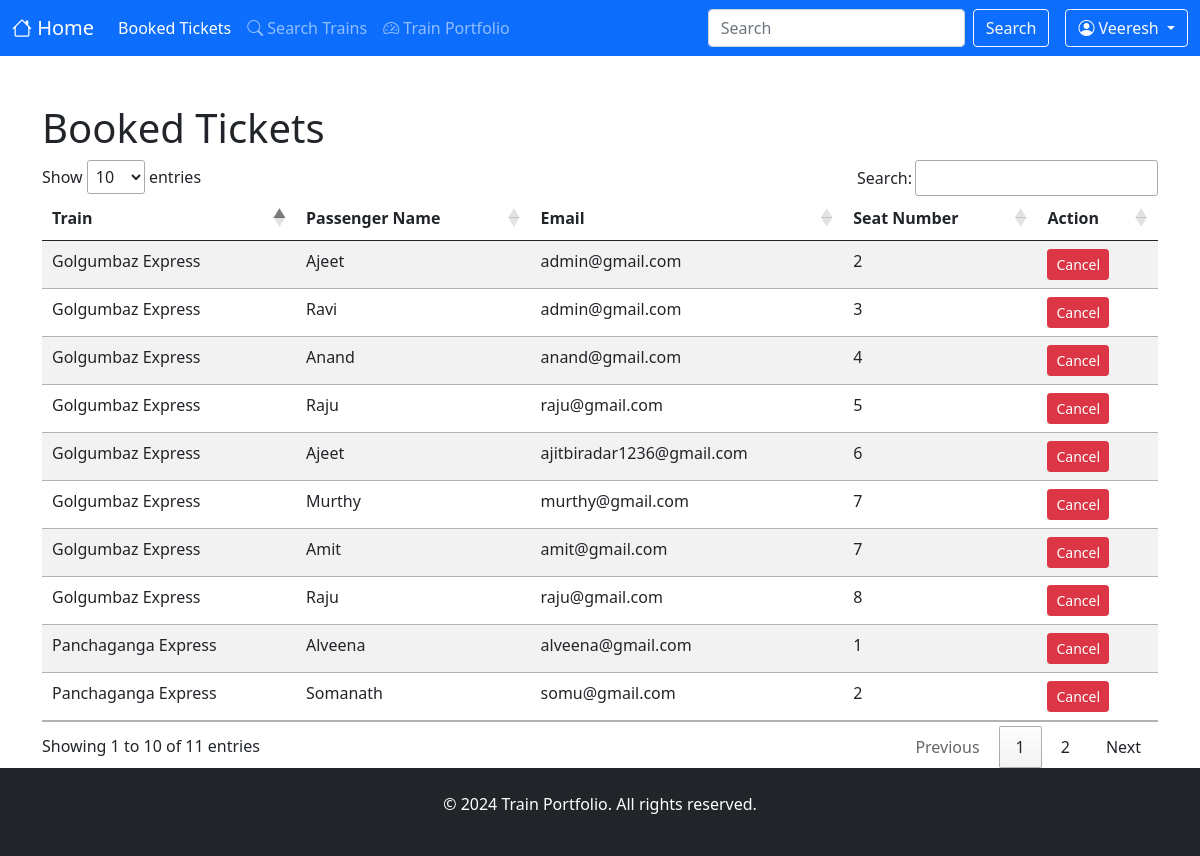
Screenshot of /booked_tickets/ (signed in) with the database file from the repository.
### enquiry/models.py (models this page shows, shortened)
class Booking(models.Model):
    train = models.ForeignKey(Train, on_delete=models.CASCADE)
    passenger_name = models.CharField(max_length=100)
    email = models.EmailField()
    seat_number = models.PositiveIntegerField()
    booking_date = models.DateTimeField(auto_now_add=True)
    is_cancelled = models.BooleanField(default=False)

class Train(models.Model):
    SEAT_CATEGORY_CHOICES = [
        ('SL', 'Sleeper'),
        ('FC', 'First Class'),
        ('SC', 'Second Class'),
        ('1T', '1st Tier'),
    ]
    STATUS_CHOICES = [
        ('On Time', 'On Time'),
        ('Delayed', 'Delayed'),
        ('Cancelled', 'Cancelled'),
    ]
    train_number = models.CharField(max_length=10, unique=True)
    name = models.CharField(max_length=100)
    source = models.CharField(max_length=100)
    destination = models.CharField(max_length=100)
    departure_time = models.TimeField()
    arrival_time = models.TimeField()
    total_seats = models.PositiveIntegerField(default=50)
    available_seats = models.PositiveIntegerField(default=50)
    is_cancelled = models.BooleanField(default=False)
    sleeper_price = models.DecimalField(max_digits=8, decimal_places=2, default=100)
    first_class_price = models.DecimalField(max_digits=8, decimal_places=2, default=200)
    second_class_price = models.DecimalField(max_digits=8, decimal_places=2, default=150)
    first_tier_price = models.DecimalField(max_digits=8, decimal_places=2, default=300)
    status = models.CharField(max_length=20, choices=STATUS_CHOICES, default='On Time')

### enquiry/views.py (the view)
# urls.py: path('booked_tickets/', booked_tickets, name='booked_tickets'),
@login_required
def booked_tickets(request):
    bookings = Booking.objects.filter(is_cancelled=False)
    return render(request, 'enquiry/booked_tickets.html', {'bookings': bookings})

### enquiry/templates/enquiry/booked_tickets.html (shortened to what this page needs)
<!DOCTYPE html>
<html lang="en">
<head>
    <link rel="stylesheet" href="https://cdn.datatables.net/1.11.4/css/jquery.dataTables.min.css">
    <link href="https://cdn.jsdelivr.net/npm/bootstrap@5.0.2/dist/css/bootstrap.min.css" rel="stylesheet">
    <link rel="stylesheet" href="https://cdn.jsdelivr.net/npm/bootstrap-icons@1.5.0/font/bootstrap-icons.css">
</head>
<body>
<nav class="navbar navbar-expand-lg navbar-dark bg-primary">
    <div class="container-fluid">
        <a href="{% url 'index' %}" class="navbar-brand">
            <i class="bi bi-house"></i> Home
        </a>
        <div class="collapse navbar-collapse" id="navbarCollapse2">
            <div class="navbar-nav">
                {% if user.is_authenticated %}
                <a href="{% url 'booked_tickets' %}" class="nav-item nav-link active">
                     Booked Tickets
                </a>
                <a href="{% url 'search_trains' %}" class="nav-item nav-link">
                    <i class="bi bi-search"></i> Search Trains
                </a>
                <a href="{% url 'train_portfolio' %}" class="nav-item nav-link">
                    <i class="bi bi-speedometer2"></i> Train Portfolio
                </a>
                {% endif %}
            </div>
            <form class="d-flex ms-auto">
                <input type="text" class="form-control me-sm-2" placeholder="Search">
                <button type="submit" class="btn btn-outline-light">
                    Search
                </button>
            </form>
            {% if user.is_authenticated %}
            <div class="dropdown ms-3">
                <button class="btn btn-outline-light dropdown-toggle" type="button" id="userDropdown"
                        data-bs-toggle="dropdown" aria-expanded="false">
                    <i class="bi bi-person-circle"></i> {{ user.username }}
                </button>
            </div>
            {% endif %}
        </div>
    </div>
</nav>
<div class="container">
    <h1 class="mt-5">Booked Tickets</h1>
    <table id="booked-tickets-table" class="table table-striped">
        <thead>
        <tr>
            <th>Train</th>
            <th>Passenger Name</th>
            <th>Email</th>
            <th>Seat Number</th>
            <th>Action</th>
        </tr>
        </thead>
        <tbody>
        {% for booking in bookings %}
        <tr>
            <td>{{ booking.train.name }}</td>
            <td>{{ booking.passenger_name }}</td>
            <td>{{ booking.email }}</td>
            <td>{{ booking.seat_number }}</td>
            <td>
                <a href="{% url 'cancel_booking' booking.id %}" class="btn btn-danger btn-sm">Cancel</a>
            </td>
        </tr>
        {% endfor %}
        </tbody>
    </table>
</div>
<footer class="bg-dark text-white text-center py-4">
    <p>&copy; 2024 Train Portfolio. All rights reserved.</p>
</footer>
</body>
</html>

### rows the page displays
Booking: train.name "Golgumbaz Express", passenger_name "Ajeet", email "admin@gmail.com", seat_number "2"
Booking: train.name "Panchaganga Express", passenger_name "Alveena", email "alveena@gmail.com", seat_number "1"
Booking: train.name "Golgumbaz Express", passenger_name "Ravi", email "admin@gmail.com", seat_number "3"
Booking: train.name "Panchaganga Express", passenger_name "Somanath", email "somu@gmail.com", seat_number "2"
Booking: train.name "Golgumbaz Express", passenger_name "Anand", email "anand@gmail.com", seat_number "4"
Booking: train.name "Golgumbaz Express", passenger_name "Raju", email "raju@gmail.com", seat_number "5"
Booking: train.name "Golgumbaz Express", passenger_name "Ajeet", email "ajitbiradar1236@gmail.com", seat_number "6"
Booking: train.name "Golgumbaz Express", passenger_name "Murthy", email "murthy@gmail.com", seat_number "7"
Booking: train.name "Golgumbaz Express", passenger_name "Amit", email "amit@gmail.com", seat_number "7"
Booking: train.name "Golgumbaz Express", passenger_name "Raju", email "raju@gmail.com", seat_number "8"

### other values shown
{{ user.username }} "Veeresh"
